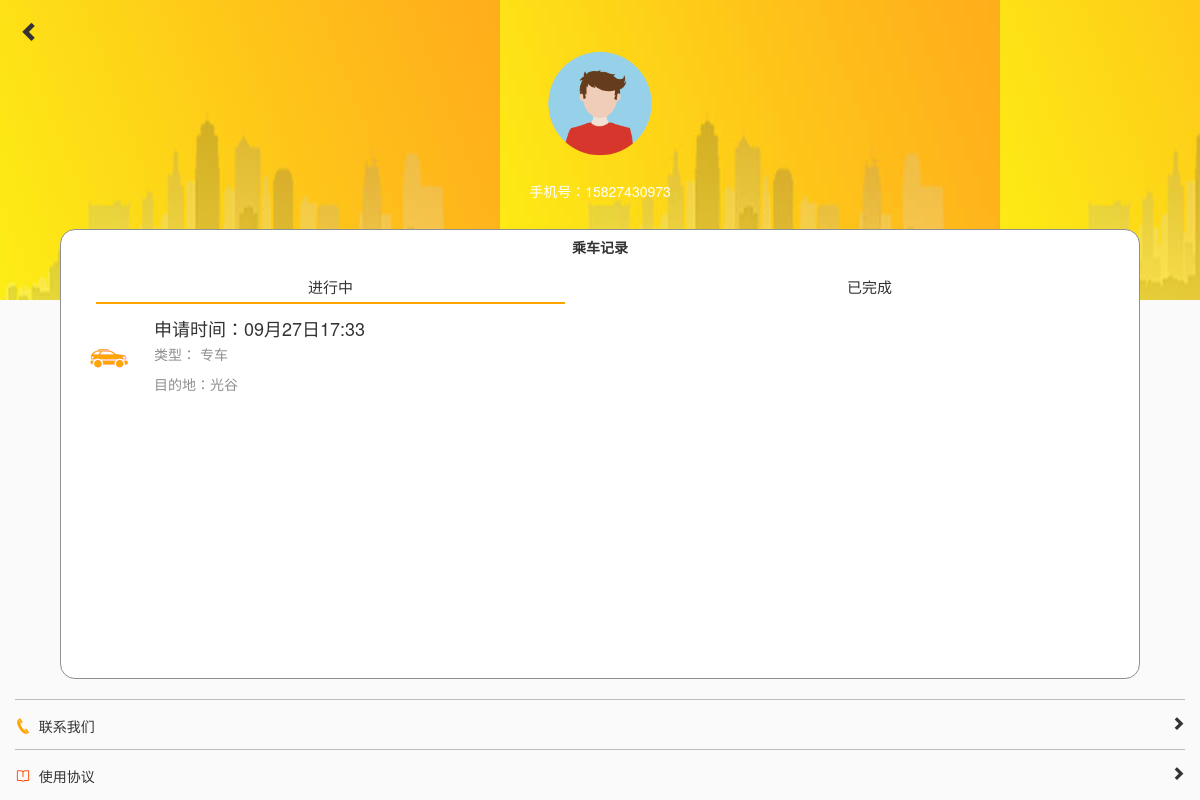
The page /ucenter/ (signed in) on the database its author committed.
### apps/users/models.py (models this page shows, shortened)
class User(AbstractUser):
    username = models.CharField(max_length=11, unique=True, verbose_name="联系方式")
    avatar = models.ImageField(upload_to='avatar/%Y/%m', storage=ImgStorage(), blank=True, verbose_name="头像")
    truename = models.CharField(max_length=10, blank=True, verbose_name="真实姓名")
    usertype = models.IntegerField(choices=((1, '司机'), (2, '非司机')), default=2, verbose_name="用户类型")
    can_apply = models.BooleanField(default=True, verbose_name="能否预约")
    def get_now_reserve(self):
        return self.ucenterreservewrapper_set.all().filter(reserve_status=False)
    def get_done_reserve(self):
        return self.ucenterreservewrapper_set.all().filter(reserve_status=True)
    class Meta:
        verbose_name = "用户"
        verbose_name_plural = verbose_name

class UcenterReserveWrapper(models.Model):
    user = models.ForeignKey(User)
    reserve_pk = models.IntegerField()
    reserve_type = models.IntegerField(choices=((1, '校车'), (2, "专车")))
    reserve_status = models.BooleanField(default=False)

### apps/reserve/models.py (models this page shows, shortened)
class SpecialCarTravel(models.Model):
    PLACE_CHOICE = ((1, "大花岭"), (2, "街道口"), (3, "光谷"), (4, "武昌站"), (5, "汉口火车站"), (6, "武汉站"))
    user = models.ForeignKey(User, verbose_name="用户")
    car = models.ForeignKey(SpecialCar, verbose_name="专车")
    place = models.IntegerField(choices=PLACE_CHOICE,verbose_name="目的地")
    is_accept = models.BooleanField(default=False, verbose_name="是否接受")
    is_done = models.BooleanField(default=False, verbose_name="是否完成")
    date_travel = models.DateTimeField(default=timezone.now, verbose_name="出行时间")
    class Meta:
        verbose_name = "专车出行申请"
        verbose_name_plural = verbose_name
        ordering = ['-date_travel']

### apps/users/views.py (the view)
# urls.py: url(r'^ucenter/$', users_views.UcenterView.as_view(), name='ucenter'),
class UcenterView(LoginRequiredMixin, TemplateView):
    template_name = 'ucenter/ucenter.html'
    def get(self, request, *args, **kwargs):
        if request.user.usertype == 1:
            return HttpResponseRedirect(reverse('driverindex'))
        context = self.get_context_data(**kwargs)
        return self.render_to_response(context)

### apps/users/templatetags/ucenter.py (called while the page is built)
@register.simple_tag
def parse_single_reserve_wrapper_obj(obj):
    try:
        rpk = obj.reserve_pk
        rtype = obj.reserve_type
        if rtype == 1:
            s = SchoolBusReserve.objects.get(pk=rpk)
            return s
        elif rtype == 2:
            s = SpecialCarTravel.objects.get(pk=rpk)
            return s
    except:
        return None

### templates/ucenter/ucenter.html (shortened to what this page needs)
{% extends 'base.html' %}
{% load staticfiles %}
{% load ucenter %}
{% block exthead %}
    <link href="{% static 'ucenter/ucenter.css' %}" rel="stylesheet" type="text/css">
    <link href="{% static 'ucenter/iconfont.css' %}" rel="stylesheet" type="text/css">
    <link href="https://cdn.bootcss.com/animate.css/3.5.2/animate.min.css" rel="stylesheet">
{% endblock %}
{% block body %}
    <header>
        <div class="container-fluid">
            <div class="row">
                <div class="col-xs-12">
                    <i class="glyphicon glyphicon-chevron-left returnicon"
                       onclick="location.href='{% url 'index' %}'"></i>
                </div>
            </div>
            <div class="row userinfo text-center">
                <img src="{% static 'ucenter/avatar.png' %}" class="img-circle avatar">
                <p class="h5 username">手机号：{{ user.username }}</p>
            </div>
        </div>
    </header>
    <section class="record">
        <div class="container-fluid">
            <div class="row text-center">
                <h5 style="font-weight: bold">乘车记录</h5>
            </div>
            <div class="row text-center statusnav">
                <div class="col-xs-6">
                    <p class="activenav" id="nownav">进行中</p>
                </div>
                <div class="col-xs-6">
                    <p id="donenav">已完成</p>
                </div>
            </div>
            <div class="row animated fadeIn" id="now">
                <div class="col-xs-12">
                    {% for reserve in user.get_now_reserve %}
                        {% parse_single_reserve_wrapper_obj reserve as sbs %}
                        <div class="media recordli" style="cursor: pointer"
                                {% if reserve.reserve_type == 1 %}
                             onclick="location.href='{% url 'schoolbusreservesuccess' reserve.reserve_pk %}'"
                                {% elif reserve.reserve_type == 2 %}
                             onclick="location.href='{% url 'specailcarmatch' sbs.car.pk %}'"
                                {% endif %}>
                            <div class="media-left">
                                {% if reserve.reserve_type == 1 %}
                                    <a>
                                        <img src="{% static 'ucenter/1.png' %}" class="media-object"
                                             style="margin-top: 10px">
                                    </a>
                                {% elif reserve.reserve_type == 2 %}
                                    <a>
                                        <img src="{% static 'ucenter/2.png' %}" class="media-object"
                                             style="margin-top: 10px">
                                    </a>
                                {% endif %}
                            </div>
                            <div class="media-body">
                                {% if reserve.reserve_type == 1 %}
                                    <h4 class="media-heading">预约时间：{{ sbs.date_reserve | date:'m月d日H:i' }}</h4>
                                    <p style="color: #8f8f8f">类型：{% if reserve.reserve_type == 1 %}校车{% else %}
                                        专车{% endif %}</p>
                                    <p style="color: #8f8f8f">发车时刻：{{ sbs.schoolbus.schedule.date_schedule }}</p>
                                {% elif reserve.reserve_type == 2 %}
                                    <h4 class="media-heading">申请时间：{{ sbs.date_travel | date:'m月d日H:i' }}</h4>
                                    <p style="color: #8f8f8f">类型：{% if reserve.reserve_type == 1 %}校车{% else %}
                                        专车{% endif %}</p>
                                    <p style="color: #8f8f8f">目的地：{{ sbs.get_place_display }}</p>
                                {% endif %}
                            </div>
                        </div>
                    {% endfor %}
                </div>
            </div>
        </div>
    </section>
    <section class="listfooter">
        <div class="container-fluid">
            <div class="listfooterli">
                <p><i class="icon iconfont icon-dianhua" style="color: orange"></i>&nbsp;&nbsp;联系我们<i
                        class="glyphicon glyphicon-chevron-right pull-right goto"></i></p>
            </div>
            <div class="listfooterli">
                <p><i class="icon iconfont icon-shu" style="color: orangered"></i>&nbsp;&nbsp;使用协议<i
                        class="glyphicon glyphicon-chevron-right pull-right goto"></i></p>
            </div>
        </div>
    </section>
{% endblock %}

### apps/users/static/ucenter/ucenter.css (style rules this page uses)
body { background-color: #fafafa; }
header { margin-top: 20px; }
.returnicon { font-size: 20px; cursor: pointer; margin-left: 5px; }
.avatar { width: 130px; }
.username { color: #ffffff; }
.record { background: #ffffff; height: 450px; border: 1px solid #8f8f8f; border-radius:15px; margin: 20px 5%; }
.record h5 { font-weight: 100; }
.statusnav { margin-top: 10px; }
.statusnav p { font-size: 15px; cursor: pointer; padding-bottom: 5px; margin: 0 20px; }
.activenav { border-bottom: 2px solid; border-bottom-color: orange; }
.listfooter { margin-top: 10px; }
.listfooterli { border-top: 1px solid #bdbdbd; height: 50px; }
.listfooterli p { margin-top: 15px; }
.goto { cursor: pointer; }
.recordli { margin: 15px 0 !important; }
#done, #now { overflow: auto; height: 376px; }

### rows shown on the page
User: username "15827430973"
UcenterReserveWrapper: reserve_type 2 (drawn)
SpecialCarTravel: date_travel "09月27日17:33", place "光谷"
